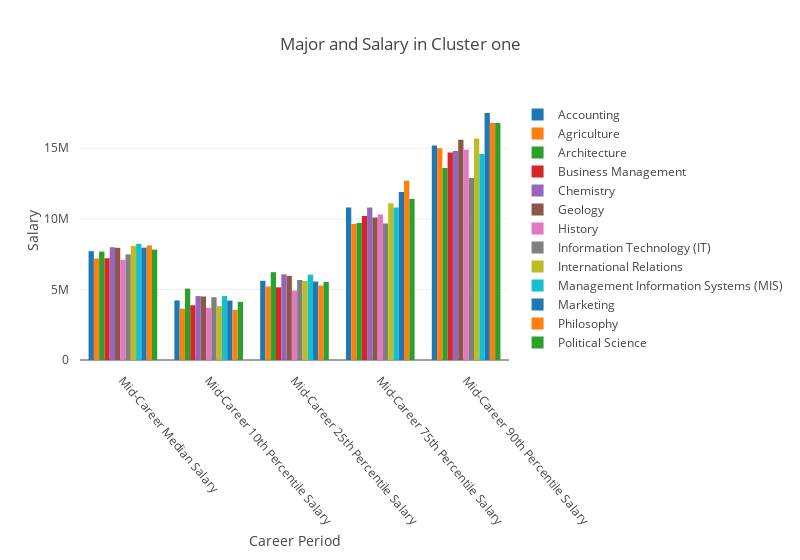

The code cell stored with this chart in its notebook:
### Code cell
cluster_one = cluster_one[['Undergraduate Major', 'Mid-Career Median Salary', 'Mid-Career 10th Percentile Salary', 'Mid-Career 25th Percentile Salary', 'Mid-Career 75th Percentile Salary', 'Mid-Career 90th Percentile Salary']]
tidy = (
    cluster_one.set_index('Undergraduate Major')
      .stack()
      .reset_index()
      .rename(columns={'level_1': 'Variable', 0: 'Value'})
)


cluster_one_trace_list = []

for label, label_df in tidy.groupby('Undergraduate Major'):
    cluster_one_trace_list.append(
        go.Bar(
            x=label_df.Variable,
            y=label_df.Value,
            name=label
        )
    )

layout = go.Layout(
    barmode='group',
    title='Major and Salary in Cluster one',
    xaxis = dict(title = 'Career Period', tickangle = 50),
    yaxis = dict(title = 'Salary'),
    width=800,
    margin=go.layout.Margin(
            b=200,
            t=100,
            pad=10
        ),
)
fig = go.Figure(data=cluster_one_trace_list, layout=layout)
py.offline.iplot(fig)

### Figure 1 — Plotly figure (JSON) as saved in the notebook; plotly's stock layout.template omitted (floating-point values rounded to 4 significant figures)
{"data": [{"name": "Accounting", "type": "bar", "uid": "c0fb84ed-ac79-45f2-aa7b-cbfd0e10e814", "x": ["Mid-Career Median Salary", "Mid-Career 10th Percentile Salary", "Mid-Career 25th Percentile Salary", "Mid-Career 75th Percentile Salary", "Mid-Career 90th Percentile Salary"], "y": [7710000, 4220000, 5610000, 10800000, 15200000]}, {"name": "Agriculture", "type": "bar", "uid": "49fd52cf-b2d4-4d84-a943-5a44428754c4", "x": ["Mid-Career Median Salary", "Mid-Career 10th Percentile Salary", "Mid-Career 25th Percentile Salary", "Mid-Career 75th Percentile Salary", "Mid-Career 90th Percentile Salary"], "y": [7190000, 3630000, 5210000, 9630000, 15000000]}, {"name": "Architecture", "type": "bar", "uid": "c6263e58-c9ce-4b5a-a315-1dfe14ed76fb", "x": ["Mid-Career Median Salary", "Mid-Career 10th Percentile Salary", "Mid-Career 25th Percentile Salary", "Mid-Career 75th Percentile Salary", "Mid-Career 90th Percentile Salary"], "y": [7680000, 5060000, 6220000, 9700000, 13600000]}, {"name": "Business Management", "type": "bar", "uid": "8ae679a3-f7c4-4f13-882e-62450fb78672", "x": ["Mid-Career Median Salary", "Mid-Career 10th Percentile Salary", "Mid-Career 25th Percentile Salary", "Mid-Career 75th Percentile Salary", "Mid-Career 90th Percentile Salary"], "y": [7210000, 3880000, 5150000, 10200000, 14700000]}, {"name": "Chemistry", "type": "bar", "uid": "4327bca5-7b4d-4da1-93f1-25627353df56", "x": ["Mid-Career Median Salary", "Mid-Career 10th Percentile Salary", "Mid-Career 25th Percentile Salary", "Mid-Career 75th Percentile Salary", "Mid-Career 90th Percentile Salary"], "y": [7990000, 4530000, 6070000, 10800000, 14800000]}, {"name": "Geology", "type": "bar", "uid": "a0ce8831-3f43-491e-a14b-9a6c287fc897", "x": ["Mid-Career Median Salary", "Mid-Career 10th Percentile Salary", "Mid-Career 25th Percentile Salary", "Mid-Career 75th Percentile Salary", "Mid-Career 90th Percentile Salary"], "y": [7950000, 4500000, 5960000, 10100000, 15600000]}, {"name": "History", "type": "bar", "uid": "98d4ff1b-f7b8-4cba-b608-13812018c865", "x": ["Mid-Career Median Salary", "Mid-Career 10th Percentile Salary", "Mid-Career 25th Percentile Salary", "Mid-Career 75th Percentile Salary", "Mid-Career 90th Percentile Salary"], "y": [7100000, 3700000, 4920000, 10300000, 14900000]}, {"name": "Information Technology (IT)", "type": "bar", "uid": "a259d022-5500-4653-b797-297b7545341b", "x": ["Mid-Career Median Salary", "Mid-Career 10th Percentile Salary", "Mid-Career 25th Percentile Salary", "Mid-Career 75th Percentile Salary", "Mid-Career 90th Percentile Salary"], "y": [7480000, 4450000, 5670000, 9670000, 12900000]}, {"name": "International Relations", "type": "bar", "uid": "b679559d-692d-441a-8c95-ba00419fadf0", "x": ["Mid-Career Median Salary", "Mid-Career 10th Percentile Salary", "Mid-Career 25th Percentile Salary", "Mid-Career 75th Percentile Salary", "Mid-Career 90th Percentile Salary"], "y": [8090000, 3820000, 5600000, 11100000, 15700000]}, {"name": "Management Information Systems (MIS)", "type": "bar", "uid": "ce836c94-f7c4-458e-8dde-f243e1ba0483", "x": ["Mid-Career Median Salary", "Mid-Career 10th Percentile Salary", "Mid-Career 25th Percentile Salary", "Mid-Career 75th Percentile Salary", "Mid-Career 90th Percentile Salary"], "y": [8230000, 4530000, 6050000, 10800000, 14600000]}, {"name": "Marketing", "type": "bar", "uid": "db45cf22-f60c-454d-9f0d-1823ce664bf8", "x": ["Mid-Career Median Salary", "Mid-Career 10th Percentile Salary", "Mid-Career 25th Percentile Salary", "Mid-Career 75th Percentile Salary", "Mid-Career 90th Percentile Salary"], "y": [7960000, 4210000, 5560000, 11900000, 17500000]}, {"name": "Philosophy", "type": "bar", "uid": "a8882050-4c65-4441-a653-37d6b319d1a6", "x": ["Mid-Career Median Salary", "Mid-Career 10th Percentile Salary", "Mid-Career 25th Percentile Salary", "Mid-Career 75th Percentile Salary", "Mid-Career 90th Percentile Salary"], "y": [8120000, 3550000, 5280000, 12700000, 16800000]}, {"name": "Political Science", "type": "bar", "uid": "1d3ecb86-70f3-49dd-ba27-3382c25da661", "x": ["Mid-Career Median Salary", "Mid-Career 10th Percentile Salary", "Mid-Career 25th Percentile Salary", "Mid-Career 75th Percentile Salary", "Mid-Career 90th Percentile Salary"], "y": [7820000, 4120000, 5530000, 11400000, 16800000]}], "layout": {"barmode": "group", "margin": {"b": 200, "pad": 10, "t": 100}, "title": "Major and Salary in Cluster one", "width": 800, "xaxis": {"tickangle": 50, "title": "Career Period"}, "yaxis": {"title": "Salary"}}}
